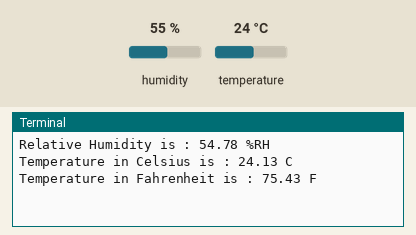
A program run on a simulated Raspberry Pi (BCM pin numbers). Shown: the last lines printed to the terminal. The inputs (shaded band) are chosen by the test bench; at power-on: humidity 55 %, temperature 24 °C.

Above: at 1.2 s.
1.3 s: humidity set to 22 %
2.8 s: temperature set to 12 °C
At 3.8 s:
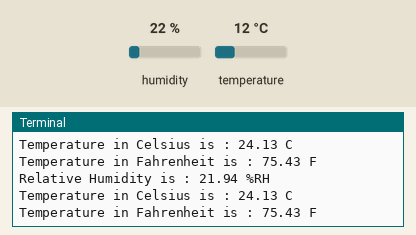
4.3 s: humidity set to 40 %
At 5.8 s:
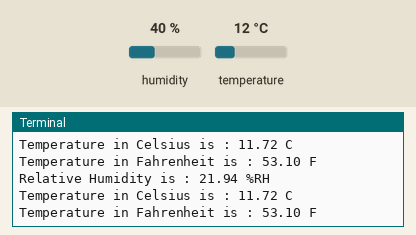
Timing chart, 0 to 7.3 s (numbered marks = the images above; inputs shaded):
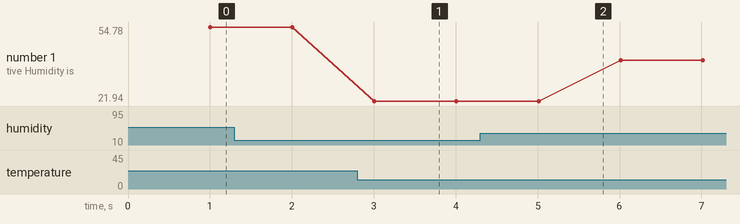

The program:

si7006.py
```python
# (licence header left out)
import smbus
import time

# Get I2C bus
bus = smbus.SMBus(1)
while(1):
    # SI7006_A20 address, 0x40(64)
    #		0xF5(245)	Select Relative Humidity NO HOLD MASTER mode
    bus.write_byte(0x40, 0xF5)

    time.sleep(0.5)

    # SI7006_A20 address, 0x40(64)
    # Read data back, 2 bytes, Humidity MSB first
    data0 = bus.read_byte(0x40)
    data1 = bus.read_byte(0x40)

    # Convert the data
    humidity = (125.0 * (data0 * 256.0 + data1) / 65536.0) - 6.0

    # SI7006_A20 address, 0x40(64)
    #		0xF3(243)	Select temperature NO HOLD MASTER mode
    bus.write_byte(0x40, 0xF3)

    time.sleep(0.5)

    # SI7006_A20 address, 0x40(64)
    # Read data back, 2 bytes, Temperature MSB first
    data0 = bus.read_byte(0x40)
    data1 = bus.read_byte(0x40)

    # Convert the data
    cTemp = (175.72 * (data0 * 256.0 + data1) / 65536.0) - 46.85
    fTemp = cTemp * 1.8 + 32

    # Output data to screen
    print "Relative Humidity is : %.2f %%RH" %humidity
    print "Temperature in Celsius is : %.2f C" %cTemp
    print "Temperature in Fahrenheit is : %.2f F" %fTemp
```

Measured:
- plotted number 1: 21.94 → 40.08 after the input at 4.3 s
